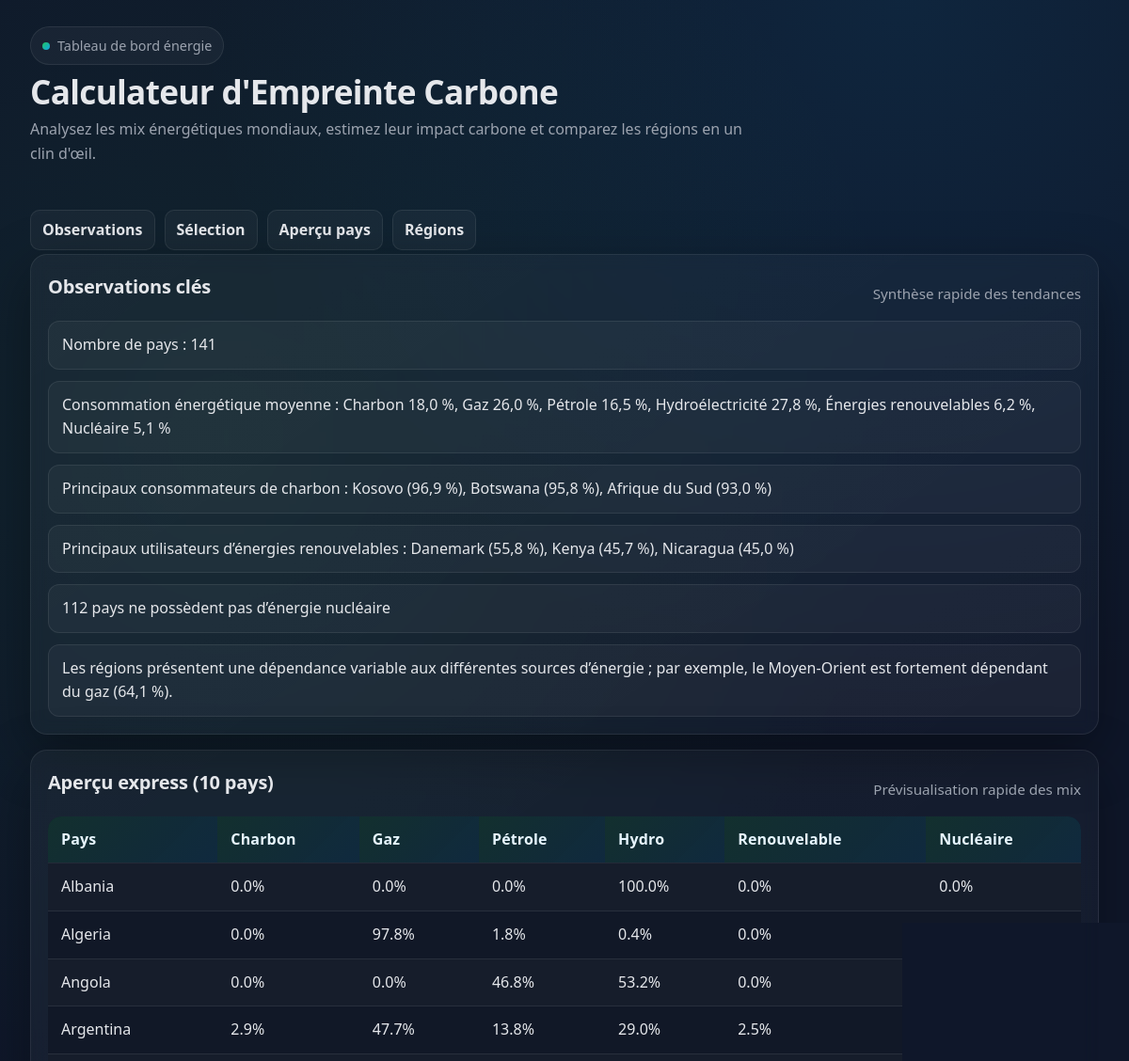
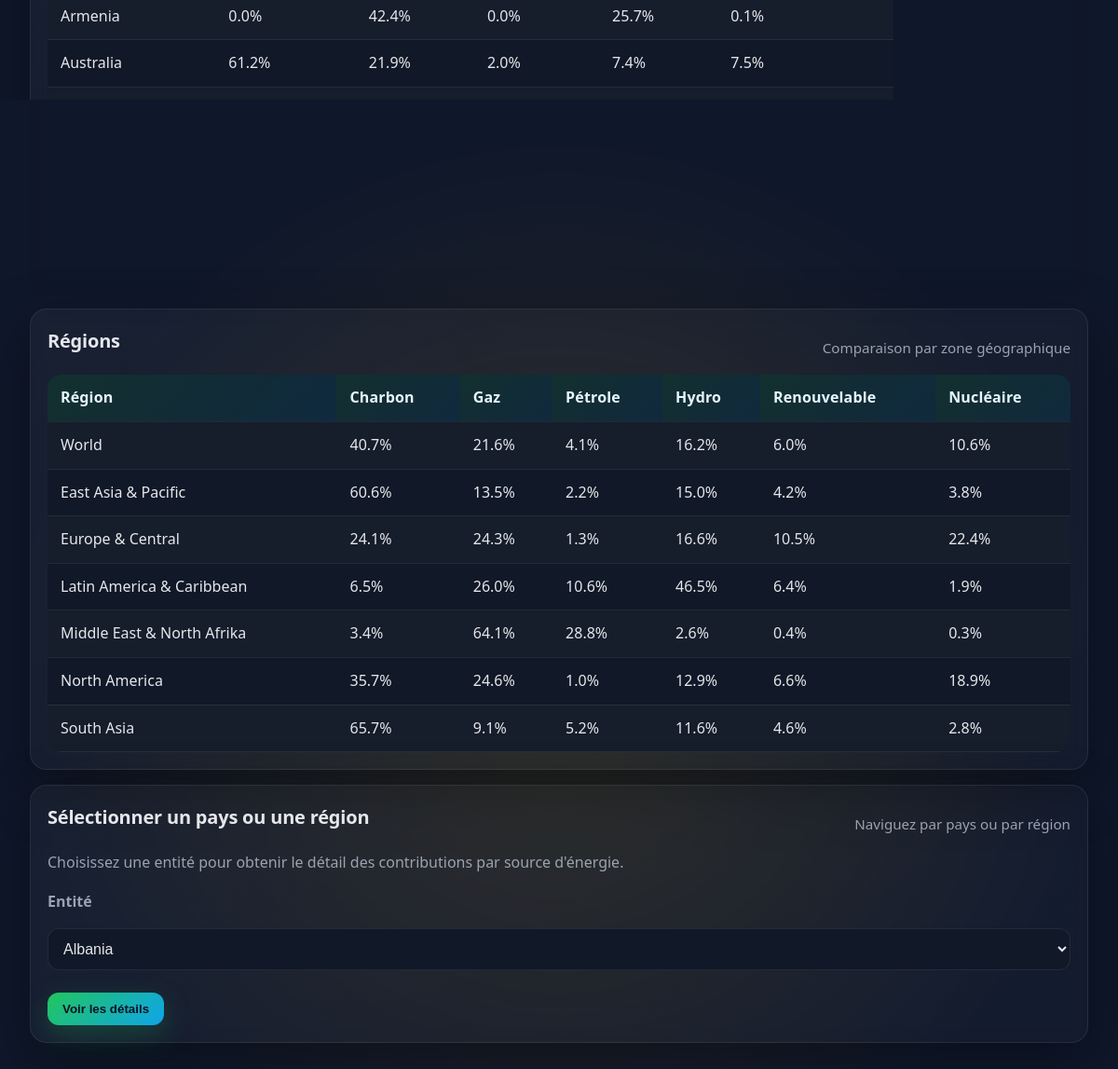
The page / on the database its author committed (2 pictures, top to bottom).
### tables this page shows
CREATE TABLE Country (
    Country TEXT PRIMARY KEY,
    Coal REAL,
    Gas REAL,
    Oil REAL,
    Hydro REAL,
    Renewable REAL,
    Nuclear REAL
);

CREATE TABLE World (
    Region TEXT PRIMARY KEY,
    Coal REAL,
    Gas REAL,
    Oil REAL,
    Hydro REAL,
    Renewable REAL,
    Nuclear REAL
);

### big_project/app.py (the view)
@app.route('/')
def index():
    conn = get_db_connection()
    countries = conn.execute('SELECT * FROM Country LIMIT 10').fetchall()
    all_countries = conn.execute('SELECT Country FROM Country ORDER BY Country').fetchall()
    all_regions = conn.execute('SELECT Region FROM World ORDER BY Region').fetchall()
    regions = conn.execute('SELECT * FROM World').fetchall()
    conn.close()
    observations = [
        "Nombre de pays : 141",
        "Consommation énergétique moyenne : Charbon 18,0 %, Gaz 26,0 %, Pétrole 16,5 %, Hydroélectricité 27,8 %, Énergies renouvelables 6,2 %, Nucléaire 5,1 %",
        "Principaux consommateurs de charbon : Kosovo (96,9 %), Botswana (95,8 %), Afrique du Sud (93,0 %)",
        "Principaux utilisateurs d’énergies renouvelables : Danemark (55,8 %), Kenya (45,7 %), Nicaragua (45,0 %)",
        "112 pays ne possèdent pas d’énergie nucléaire",
        "Les régions présentent une dépendance variable aux différentes sources d’énergie ; par exemple, le Moyen-Orient est fortement dépendant du gaz (64,1 %)."
    ]
    return render_template('index.html', countries=countries, all_countries=all_countries, all_regions=all_regions, regions=regions, observations=observations)

### big_project/app.py (called while the page is built)
def get_db_connection():
    conn = sqlite3.connect(os.path.join(os.path.dirname(__file__), '..', 'CarbonFootprint.db'))
    conn.row_factory = sqlite3.Row
    return conn

### big_project/templates/index.html (shortened to what this page needs)
<!DOCTYPE html>
<html lang="fr">
<head>
    <link rel="stylesheet" href="{{ url_for('static', filename='style.css') }}">
</head>
<body>
    <div class="page">
        <div class="header">
            <div>
                <div class="eyebrow"><span class="badge-dot"></span>Tableau de bord énergie</div>
                <h1 class="title">Calculateur d'Empreinte Carbone</h1>
                <p class="lead">Analysez les mix énergétiques mondiaux, estimez leur impact carbone et comparez les régions en un clin d'œil.</p>
            </div>
        </div>
        <nav class="subnav">
            <a href="#observations">Observations</a>
            <a href="#selection">Sélection</a>
            <a href="#pays">Aperçu pays</a>
            <a href="#regions">Régions</a>
        </nav>
        <div class="grid grid-2">
            <section class="panel" id="observations">
                <div class="section-header">
                    <h2>Observations clés</h2>
                    <div class="section-meta">Synthèse rapide des tendances</div>
                </div>
                <ul class="observations">
                    {% for obs in observations %}
                    <li class="observation">{{ obs }}</li>
                    {% endfor %}
                </ul>
            </section>
        </div>
        <section class="panel" id="pays">
            <div class="section-header">
                <h2>Aperçu express (10 pays)</h2>
                <div class="section-meta">Prévisualisation rapide des mix</div>
            </div>
            <div class="table-wrapper">
            <table class="data-table">
                <tr>
                    <th>Pays</th>
                    <th>Charbon</th>
                    <th>Gaz</th>
                    <th>Pétrole</th>
                    <th>Hydro</th>
                    <th>Renouvelable</th>
                    <th>Nucléaire</th>
                </tr>
                {% for c in countries %}
                <tr>
                    <td>{{ c['Country'] }}</td>
                    <td>{{ c['Coal'] }}%</td>
                    <td>{{ c['Gas'] }}%</td>
                    <td>{{ c['Oil'] }}%</td>
                    <td>{{ c['Hydro'] }}%</td>
                    <td>{{ c['Renewable'] }}%</td>
                    <td>{{ c['Nuclear'] }}%</td>
                </tr>
                {% endfor %}
            </table>
            </div>
        </section>
        <section class="panel" id="regions">
            <div class="section-header">
                <h2>Régions</h2>
                <div class="section-meta">Comparaison par zone géographique</div>
            </div>
            <div class="table-wrapper">
            <table class="data-table">
                <tr>
                    <th>Région</th>
                    <th>Charbon</th>
                    <th>Gaz</th>
                    <th>Pétrole</th>
                    <th>Hydro</th>
                    <th>Renouvelable</th>
                    <th>Nucléaire</th>
                </tr>
                {% for r in regions %}
                <tr>
                    <td>{{ r['Region'] }}</td>
                    <td>{{ r['Coal'] }}%</td>
                    <td>{{ r['Gas'] }}%</td>
                    <td>{{ r['Oil'] }}%</td>
                    <td>{{ r['Hydro'] }}%</td>
                    <td>{{ r['Renewable'] }}%</td>
                    <td>{{ r['Nuclear'] }}%</td>
                </tr>
                {% endfor %}
            </table>
            </div>
        </section>
        <section class="panel" id="selection">
            <div class="section-header">
                <h2>Sélectionner un pays ou une région</h2>
                <div class="section-meta">Naviguez par pays ou par région</div>
            </div>
            <p class="muted">Choisissez une entité pour obtenir le détail des contributions par source d'énergie.</p>
            <form action="/country" method="get">
                <div class="stack">
                    <label for="country">Entité</label>
                    <select id="country" name="country">
                        <optgroup label="Pays">
                            {% for c in all_countries %}
                            <option value="{{ c['Country'] }}">{{ c['Country'] }}</option>
                            {% endfor %}
                        </optgroup>
                    </select>
                </div>
                <div class="actions">
                    <button type="submit">Voir les détails</button>
                </div>
            </form>
        </section>
    </div>
</body>
</html>

### big_project/static/style.css (style rules this page uses)
:root { --bg: #0f172a; --panel: #111827; --panel-soft: rgba(255, 255, 255, 0.04); --text: #e5e7eb; --muted: #9ca3af; --accent: #22c55e; --accent-strong: #0ea5e9; --border: rgba(255, 255, 255, 0.08); --shadow: 0 20px 60px rgba(0, 0, 0, 0.35); }
* { box-sizing: border-box; }
body { margin: 0; min-height: 100vh; font-family: "Poppins", "Segoe UI", Arial, sans-serif; background: radial-gradient(circle at 20% 20%, rgba(34, 197, 94, 0.08), transparent 35%), radial-gradient(circle at 80% 0%, rgba(14, 165, 233, 0.1), transparent 30%), radial-gradient(circle at 50% 80%, rgba(234, 179, 8, 0.12), transparent 30%), var(--bg); color: var(--text); line-height: 1.6; }
a { color: var(--accent-strong); text-decoration: none; font-weight: 600; }
.page { max-width: 1180px; margin: 0 auto; padding: 28px 22px 60px; }
.panel { margin-bottom: 1rem; }
.header { display: flex; align-items: center; justify-content: space-between; flex-wrap: wrap; gap: 14px; margin-bottom: 22px; }
.title { margin: 0; font-size: 2.2rem; letter-spacing: -0.02em; }
.eyebrow { display: inline-flex; align-items: center; gap: 8px; padding: 8px 12px; border: 1px solid var(--border); border-radius: 999px; background: var(--panel-soft); color: var(--muted); font-size: 0.9rem; }
.badge-dot { width: 8px; height: 8px; border-radius: 50%; background: linear-gradient(135deg, var(--accent), var(--accent-strong)); }
.lead { margin: 0 0 24px 0; color: var(--muted); max-width: 760px; }
.subnav { display: flex; gap: 10px; flex-wrap: wrap; margin: 10px 0 4px; }
.subnav a { padding: 8px 12px; border-radius: 10px; background: var(--panel-soft); border: 1px solid var(--border); color: var(--text); font-weight: 600; }
.panel { background: linear-gradient(145deg, rgba(255, 255, 255, 0.04), rgba(255, 255, 255, 0.02)); border: 1px solid var(--border); border-radius: 18px; padding: 18px; box-shadow: var(--shadow); backdrop-filter: blur(8px); }
.panel h2 { margin: 0 0 14px 0; font-size: 1.25rem; letter-spacing: -0.01em; }
.panel p:first-of-type { margin-top: 4px; }
.grid { display: grid; gap: 18px; }
.grid-2 { grid-template-columns: repeat(auto-fit, minmax(320px, 1fr)); }
.observations { list-style: none; padding: 0; margin: 0; display: grid; gap: 12px; }
.observation { padding: 12px 14px; border-radius: 12px; background: var(--panel-soft); border: 1px solid var(--border); color: var(--text); }
.data-table { width: 100%; border-collapse: collapse; border-spacing: 0; overflow: hidden; border-radius: 14px; background: var(--panel); }
.table-wrapper { width: 100%; overflow-x: auto; -webkit-overflow-scrolling: touch; border-radius: 14px; }
.data-table th, .data-table td { padding: 12px 14px; text-align: left; border-bottom: 1px solid var(--border); }
.data-table th { background: linear-gradient(135deg, rgba(34, 197, 94, 0.14), rgba(14, 165, 233, 0.12)); color: #e7f6ff; font-weight: 700; letter-spacing: 0.01em; position: sticky; top: 0; z-index: 1; }
.data-table tr:nth-child(even) td { background: rgba(255, 255, 255, 0.02); }
.actions { display: flex; align-items: center; gap: 12px; flex-wrap: wrap; margin-top: 10px; }
button, .button-link { appearance: none; border: 0; padding: 10px 16px; border-radius: 12px; color: #0b1224; font-weight: 700; cursor: pointer; background: linear-gradient(135deg, var(--accent), var(--accent-strong)); box-shadow: 0 10px 30px rgba(34, 197, 94, 0.25); transition: transform 0.1s ease, box-shadow 0.2s ease; }
label { display: block; margin-bottom: 6px; color: var(--muted); font-weight: 600; }
input, select { width: 100%; padding: 12px 12px; border-radius: 12px; border: 1px solid var(--border); background: var(--panel); color: var(--text); font-size: 1rem; transition: border-color 0.15s ease, box-shadow 0.15s ease; }
form { display: grid; gap: 14px; }
.section-header { display: flex; justify-content: space-between; align-items: center; gap: 12px; flex-wrap: wrap; margin-bottom: 6px; }
.section-meta { color: var(--muted); font-size: 0.95rem; }
.stack { display: grid; gap: 10px; }
.muted { color: var(--muted); }

### rows shown on the page
Country: Country "Albania", Coal "0.0", Gas "0.0", Oil "0.0", Hydro "100.0", Renewable "0.0", Nuclear "0.0"
Country: Country "Algeria", Coal "0.0", Gas "97.8", Oil "1.8", Hydro "0.4", Renewable "0.0"
Country: Country "Angola", Coal "0.0", Gas "0.0", Oil "46.8", Hydro "53.2", Renewable "0.0"
Country: Country "Argentina", Coal "2.9", Gas "47.7", Oil "13.8", Hydro "29.0", Renewable "2.5"
Country: Country "Armenia", Coal "0.0", Gas "42.4", Oil "0.0", Hydro "25.7", Renewable "0.1"
Country: Country "Australia", Coal "61.2", Gas "21.9", Oil "2.0", Hydro "7.4", Renewable "7.5"
World: Region "World", Coal "40.7", Gas "21.6", Oil "4.1", Hydro "16.2", Renewable "6.0", Nuclear "10.6"
World: Region "East Asia & Pacific", Coal "60.6", Gas "13.5", Oil "2.2", Hydro "15.0", Renewable "4.2", Nuclear "3.8"
World: Region "Europe & Central", Coal "24.1", Gas "24.3", Oil "1.3", Hydro "16.6", Renewable "10.5", Nuclear "22.4"
World: Region "Latin America & Caribbean", Coal "6.5", Gas "26.0", Oil "10.6", Hydro "46.5", Renewable "6.4", Nuclear "1.9"
World: Region "Middle East & North Afrika", Coal "3.4", Gas "64.1", Oil "28.8", Hydro "2.6", Renewable "0.4", Nuclear "0.3"
World: Region "North America", Coal "35.7", Gas "24.6", Oil "1.0", Hydro "12.9", Renewable "6.6", Nuclear "18.9"
World: Region "South Asia", Coal "65.7", Gas "9.1", Oil "5.2", Hydro "11.6", Renewable "4.6", Nuclear "2.8"

### other values the page prints
{{ obs }} "Nombre de pays : 141" "Consommation énergétique moyenne : Charbon 18,0 %, Gaz 26,0 %, Pétrole 16,5 %, Hydroélectricité 27,8 %, Énergies renouvelables 6,2 %, Nucléaire 5,1 %" "Principaux consommateurs de charbon : Kosovo (96,9 %), Botswana (95,8 %), Afrique du Sud (93,0 %)" "Principaux utilisateurs d’énergies renouvelables : Danemark (55,8 %), Kenya (45,7 %), Nicaragua (45,0 %)" "112 pays ne possèdent pas d’énergie nucléaire" "Les régions présentent une dépendance variable aux différentes sources d’énergie ; par exemple, le Moyen-Orient est fortement dépendant du gaz (64,1 %)."
form field country "Albania"
